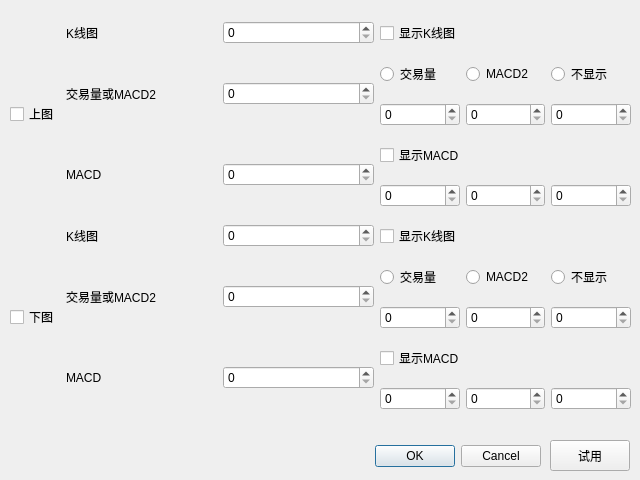
<?xml version="1.0" encoding="UTF-8"?>
<ui version="4.0">
 <class>CfgChartDlg</class>
 <widget class="QDialog" name="CfgChartDlg">
  <property name="geometry">
   <rect>
    <x>0</x>
    <y>0</y>
    <width>640</width>
    <height>480</height>
   </rect>
  </property>
  <property name="windowTitle">
   <string>Dialog</string>
  </property>
  <widget class="QDialogButtonBox" name="buttonBox">
   <property name="geometry">
    <rect>
     <x>10</x>
     <y>440</y>
     <width>531</width>
     <height>32</height>
    </rect>
   </property>
   <property name="orientation">
    <enum>Qt::Horizontal</enum>
   </property>
   <property name="standardButtons">
    <set>QDialogButtonBox::Cancel|QDialogButtonBox::Ok</set>
   </property>
  </widget>
  <widget class="QWidget" name="gridLayoutWidget">
   <property name="geometry">
    <rect>
     <x>10</x>
     <y>10</y>
     <width>621</width>
     <height>421</height>
    </rect>
   </property>
   <layout class="QGridLayout" name="gridLayout" columnstretch="1,3,3,5" columnminimumwidth="0,0,0,0">
    <item row="3" column="3">
     <widget class="QCheckBox" name="checkUpMacd">
      <property name="text">
       <string>显示MACD</string>
      </property>
     </widget>
    </item>
    <item row="8" column="2" rowspan="2">
     <widget class="QSpinBox" name="spinDownMacdPercent"/>
    </item>
    <item row="5" column="3">
     <widget class="QCheckBox" name="checkDownK">
      <property name="text">
       <string>显示K线图</string>
      </property>
     </widget>
    </item>
    <item row="1" column="3">
     <layout class="QHBoxLayout" name="horizontalLayout">
      <item>
       <widget class="QRadioButton" name="radioUpVol">
        <property name="text">
         <string>交易量</string>
        </property>
       </widget>
      </item>
      <item>
       <widget class="QRadioButton" name="radioUpMacd2">
        <property name="text">
         <string>MACD2</string>
        </property>
       </widget>
      </item>
      <item>
       <widget class="QRadioButton" name="radioUp2Hide">
        <property name="text">
         <string>不显示</string>
        </property>
       </widget>
      </item>
     </layout>
    </item>
    <item row="6" column="3">
     <layout class="QHBoxLayout" name="horizontalLayout_2">
      <item>
       <widget class="QRadioButton" name="radioDownVol">
        <property name="text">
         <string>交易量</string>
        </property>
        <property name="autoExclusive">
         <bool>false</bool>
        </property>
       </widget>
      </item>
      <item>
       <widget class="QRadioButton" name="radioDownMacd2">
        <property name="text">
         <string>MACD2</string>
        </property>
        <property name="autoExclusive">
         <bool>false</bool>
        </property>
       </widget>
      </item>
      <item>
       <widget class="QRadioButton" name="radioDown2Hide">
        <property name="text">
         <string>不显示</string>
        </property>
        <property name="autoExclusive">
         <bool>false</bool>
        </property>
       </widget>
      </item>
     </layout>
    </item>
    <item row="5" column="1">
     <widget class="QLabel" name="label_4">
      <property name="text">
       <string>K线图</string>
      </property>
     </widget>
    </item>
    <item row="0" column="1">
     <widget class="QLabel" name="label_3">
      <property name="text">
       <string>K线图</string>
      </property>
     </widget>
    </item>
    <item row="4" column="3">
     <layout class="QHBoxLayout" name="horizontalLayout_4">
      <item>
       <widget class="QSpinBox" name="spinUpMacdFast"/>
      </item>
      <item>
       <widget class="QSpinBox" name="spinUpMacdSlow"/>
      </item>
      <item>
       <widget class="QSpinBox" name="spinUpMacdDea"/>
      </item>
     </layout>
    </item>
    <item row="9" column="3">
     <layout class="QHBoxLayout" name="horizontalLayout_5">
      <item>
       <widget class="QSpinBox" name="spinDownMacdFast"/>
      </item>
      <item>
       <widget class="QSpinBox" name="spinDownMacdSlow"/>
      </item>
      <item>
       <widget class="QSpinBox" name="spinDownMacdDea"/>
      </item>
     </layout>
    </item>
    <item row="0" column="2">
     <widget class="QSpinBox" name="spinUpKPercent"/>
    </item>
    <item row="8" column="3">
     <widget class="QCheckBox" name="checkDownMacd">
      <property name="text">
       <string>显示MACD</string>
      </property>
     </widget>
    </item>
    <item row="0" column="3">
     <widget class="QCheckBox" name="checkUpK">
      <property name="text">
       <string>显示K线图</string>
      </property>
     </widget>
    </item>
    <item row="2" column="3">
     <layout class="QHBoxLayout" name="horizontalLayout_6">
      <item>
       <widget class="QSpinBox" name="spinUpMacd2Fast"/>
      </item>
      <item>
       <widget class="QSpinBox" name="spinUpMacd2Slow"/>
      </item>
      <item>
       <widget class="QSpinBox" name="spinUpMacd2Dea"/>
      </item>
     </layout>
    </item>
    <item row="5" column="2">
     <widget class="QSpinBox" name="spinDownKPercent"/>
    </item>
    <item row="7" column="3">
     <layout class="QHBoxLayout" name="horizontalLayout_3">
      <item>
       <widget class="QSpinBox" name="spinDownMacd2Fast"/>
      </item>
      <item>
       <widget class="QSpinBox" name="spinDownMacd2Slow"/>
      </item>
      <item>
       <widget class="QSpinBox" name="spinDownMacd2Dea"/>
      </item>
     </layout>
    </item>
    <item row="6" column="2" rowspan="2">
     <widget class="QSpinBox" name="spinDownVolPercent"/>
    </item>
    <item row="1" column="2" rowspan="2">
     <widget class="QSpinBox" name="spinUpVolPercent"/>
    </item>
    <item row="3" column="2" rowspan="2">
     <widget class="QSpinBox" name="spinUpMacdPercent"/>
    </item>
    <item row="1" column="1" rowspan="2">
     <widget class="QLabel" name="label_5">
      <property name="text">
       <string>交易量或MACD2</string>
      </property>
     </widget>
    </item>
    <item row="3" column="1" rowspan="2">
     <widget class="QLabel" name="label_7">
      <property name="text">
       <string>MACD</string>
      </property>
     </widget>
    </item>
    <item row="6" column="1" rowspan="2">
     <widget class="QLabel" name="label_6">
      <property name="text">
       <string>交易量或MACD2</string>
      </property>
     </widget>
    </item>
    <item row="8" column="1" rowspan="2">
     <widget class="QLabel" name="label_8">
      <property name="text">
       <string>MACD</string>
      </property>
     </widget>
    </item>
    <item row="5" column="0" rowspan="5">
     <widget class="QCheckBox" name="checkDown">
      <property name="text">
       <string>下图</string>
      </property>
     </widget>
    </item>
    <item row="0" column="0" rowspan="5">
     <widget class="QCheckBox" name="checkUp">
      <property name="text">
       <string>上图</string>
      </property>
     </widget>
    </item>
   </layout>
  </widget>
  <widget class="QPushButton" name="pushButtonTest">
   <property name="geometry">
    <rect>
     <x>550</x>
     <y>440</y>
     <width>80</width>
     <height>31</height>
    </rect>
   </property>
   <property name="text">
    <string>试用</string>
   </property>
  </widget>
 </widget>
 <resources/>
 <connections>
  <connection>
   <sender>buttonBox</sender>
   <signal>accepted()</signal>
   <receiver>CfgChartDlg</receiver>
   <slot>accept()</slot>
   <hints>
    <hint type="sourcelabel">
     <x>248</x>
     <y>254</y>
    </hint>
    <hint type="destinationlabel">
     <x>157</x>
     <y>274</y>
    </hint>
   </hints>
  </connection>
  <connection>
   <sender>buttonBox</sender>
   <signal>rejected()</signal>
   <receiver>CfgChartDlg</receiver>
   <slot>reject()</slot>
   <hints>
    <hint type="sourcelabel">
     <x>316</x>
     <y>260</y>
    </hint>
    <hint type="destinationlabel">
     <x>286</x>
     <y>274</y>
    </hint>
   </hints>
  </connection>
 </connections>
</ui>
